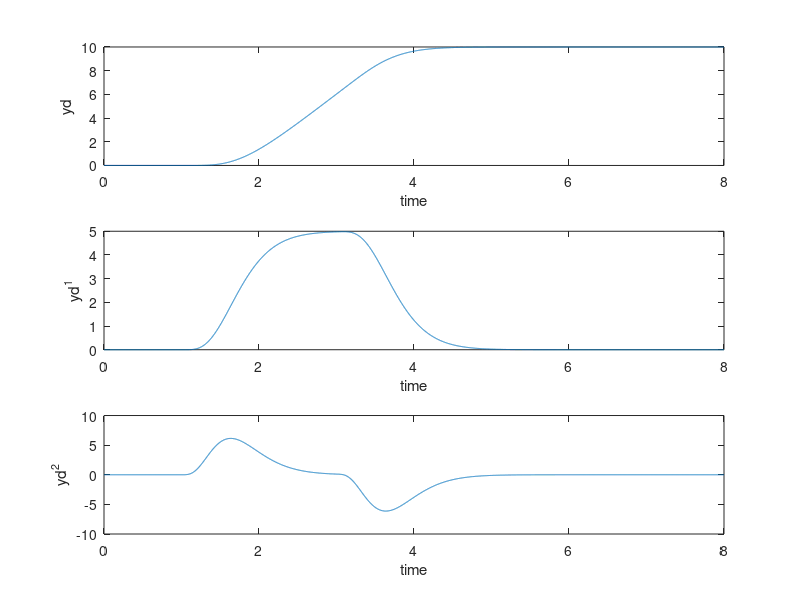
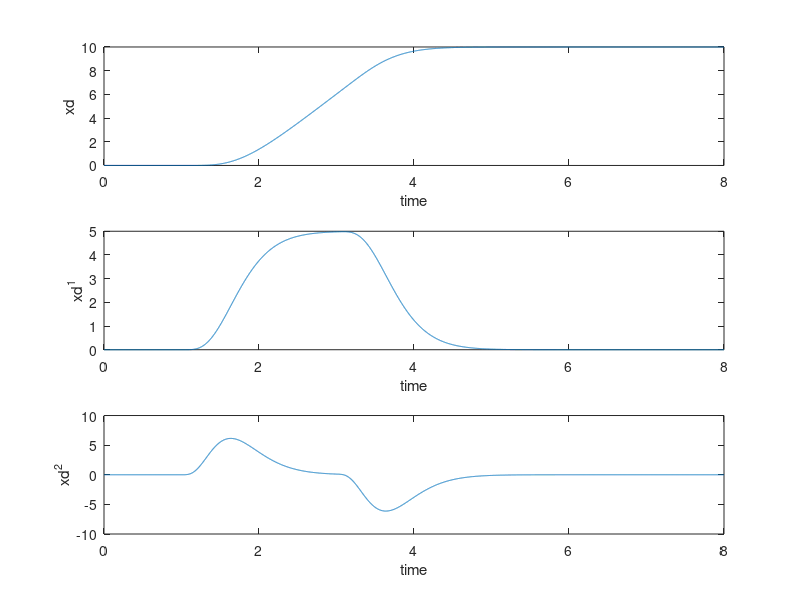

Write MATLAB code to recreate these figures, in order. (Note: this script raises an error after producing the figures.)
% Inversion for the VTOL aircraft
% see paper : A different look at Output Tracking: Control of a VTOL Aircraft
%             By P. Martin, S. Devasia, and B. Paden
%             Automatica, Vol. 32, No. 1, pp.101-107, 1996
%             Please email questions to devasia@u.washington.edu

% Part 1: 
% defining the desired output and filtering it two times
tin = 1; tup =3;  tf = 8; delt = 0.001; ymax = 10;
ramp = ymax/(tup-tin);
t1 = 0:delt:tin; 
t2=max(t1)+delt:delt:tup;
t3=max(t2)+delt:delt:tf;
y0 = zeros(size(t1));
y1 = ramp*(t2-max(t1));
y2 = max(y1)*ones(size(t3));
t = 0:delt:tf; y = [y0 y1 y2];
figure(1); clf; subplot(211), plot(t,y); 
axis([0,tf,-0.1,1.2*ymax])
xlabel('time'); ylabel('y unfiltered')
% filtering the desired signal 
Wf = 1; % choose a filter break frequency in Hz
num = [Wf*2*pi]; den = [1 (Wf*2*pi)]; % first order filter
[Af,Bf,Cf,Df] = tf2ss(num,den);
Sys_f = ss(Af,Bf,Cf,Df); % first order filter system
Sysf = Sys_f*Sys_f*Sys_f*Sys_f*Sys_f; % fifth order filter
[yd,xtemp]= lsim(Sysf,y,t); % filter the desired signal
figure(1);  subplot(212), plot(t,yd); 
xlabel('time'); ylabel('yd')
% numerical differentiation
y1d = diff(yd,1)/(delt^1); % the first derivative of yd
y1d = [y1d;0];
y2d = diff(yd,2)/(delt^2); % the second derivative of yd
y2d = [y2d;0;0];
[mm,nn] = size(y2d);
time = 0:delt:(mm-1)*delt;
figure(1); clf; subplot(311), plot(time,yd)
xlabel('time'); ylabel('yd')
subplot(312), plot(time,y1d)
xlabel('time'); ylabel('yd^1')
subplot(313), plot(time,y2d)
xlabel('time'); ylabel('yd^2')
% in this example 
% the same desired trajectory is used in the x and y directions
Xs= 1; Ys = 1;
xd = yd*Xs; x1d = y1d*Xs; x2d = y2d*Xs;  
yd = yd*Ys; y1d = y1d*Ys; y2d = y2d*Ys;  

figure(2); clf; subplot(311), plot(time,xd)
xlabel('time'); ylabel('xd')
subplot(312), plot(time,x1d)
xlabel('time'); ylabel('xd^1')
subplot(313), plot(time,x2d)
xlabel('time'); ylabel('xd^2')

%return

% Part 2: %%%%%% Description of the System 
%%%%%%%%%%%%%%%%%%%%%%%%%%%%%%%%%%%%%%%%%%%%%%%%%%
lambda = 1; 
epsilon = 0.1; 
g = 9.81; 
gamma =  sqrt(lambda*g/epsilon);

% Part 3: Iterative solution of the internal dynamics 
%%%%%%%%%%%%%%%%%%%%%%%%%%%%%%%%%%%%%%%%%%%%%%%%%%
%% Initiate the iterative procedure 
eta = zeros(2,length(time))';
theta = eta(:,1);
TransM = (1/(2*gamma))*[gamma -1; gamma 1];
Aold = [0 1; gamma*gamma 0]; 
[V,D]=eig(Aold);
% V=[ V(:,2)  V(:,1)];
% V=inv(V);
check=TransM*Aold*inv(TransM);  % check internal dynamics decoupling

figure(3); clf
theta_store = [];
nsteps = 30;
%% iterative procedure 
for jj = 1:1:nsteps
    p = (lambda/epsilon)*(((x2d).*cos(theta))+((y2d).*sin(theta)) +(g*sin(theta))  -g*theta);
    [zs,zstemp] = lsim(-gamma, (-1/(2*gamma)), 1, 0, p, t);
    [zu,zutemp] = lsim(-gamma, (-1/(2*gamma)), 1, 0, flipud(p), t);
    zu = flipud(zu);
    %%%% compute the new internal dynamics
    eta = (inv(TransM)*[zs zu]')';
    error = norm(theta -eta(:,1))
    theta = eta(:,1);
    theta_1d = eta(:,2);
    theta_store = [theta_store theta];
    %%%% plot theta and internal states every iteration 
    subplot(311), plot(time,zs); hold on
    xlabel('time'); ylabel('z_s')
    subplot(312), plot(time,zu)
    xlabel('time'); ylabel('z_u'); hold on
    subplot(313), plot(time,theta)
    xlabel('time'); ylabel('\theta')
    drawnow
    zoom on; hold on
end
figure(3); hold off
%%%% plot theta changes over the iterations
figure(4); clf
plot(time,theta_store,time,theta,'r')
xlabel('time'); ylabel('iterations of \theta')


% Part 4: Computing the inverse 
%%%%%%%%%%%%%%%%%%%%%%%%%%%%%%%%%%%%%%%%%%%%%%%%%%
u1 = (-(x2d).*sin(theta)) +((y2d+g).*cos(theta));
u2 = (((x2d).*cos(theta)) +((y2d+g).*sin(theta)))/(epsilon);
figure(5); clf
subplot(211), plot(time,u1); 
xlabel('time'); ylabel('u_1')
subplot(212), plot(time,u2)
xlabel('time'); ylabel('u_2');



% Part 5: Apply the inverse to the nomial system 
%%%%%%%%%%%%%%%%%%%%%%%%%%%%%%%%%%%%%%%%%%%%%%%%%%
U = [time' u1 u2 theta theta_1d]; % an array with the time, input and theta vectors
param = [lambda epsilon g  gamma] % a vector with system parameters
[t,xa]=ode45('vtoldiff',[0 10],[0;0;0;0;0;0],[],param,U);


%%% plotting the simulation results


figure(6); clf;
subplot(311), plot(t,xa(:,1),'g',time,xd,'r');
xlabel('time'); ylabel('xd in red, xactual in green')
subplot(312), plot(t,xa(:,3),'g',time,yd,'r');
xlabel('time'); ylabel('yd in red, yactual in green')
subplot(313), plot(t,xa(:,5),'g',time,theta,'r');
xlabel('time'); ylabel('desired \theta in red, \theta in green')

return


